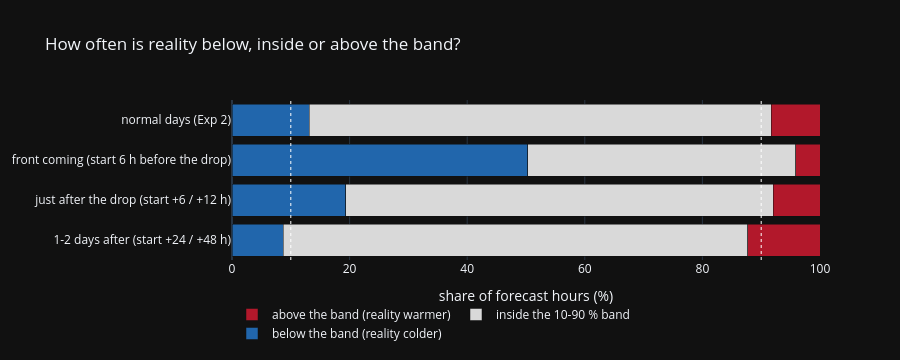

Notebook cell for this chart:
### Markdown cell above
## Summary: below, inside, above the band

Honest = 10 % / 80 % / 10 % (dotted lines).

### Code cell
fig = go.Figure()
names = list(GROUPS)[::-1]
for lab, idx, colr in [("below the band (reality colder)", [0], "#2166ac"), ("inside the 10-90 % band", list(range(1, 9)), "#d9d9d9"),
                       ("above the band (reality warmer)", [9], "#b2182b")]:
    fig.add_trace(go.Bar(y=names, x=[share[g][idx].sum() for g in names], orientation="h", name=lab, marker_color=colr,
                         hovertemplate="%{y}: %{x:.1f} %<extra>" + lab + "</extra>"))
for x in (10, 90):
    fig.add_vline(x=x, line={"color": "white", "dash": "dot", "width": 1})
fig.update_layout(barmode="stack", height=360, template="plotly_dark", legend={"orientation": "h", "y": -0.25},
                  xaxis={"title": "share of forecast hours (%)", "range": [0, 100]},
                  title="How often is reality below, inside or above the band?")
fig.write_html(FIG / "exp11_band_summary.html", include_plotlyjs="cdn")
fig.show()

### Figure 1 — Plotly figure (JSON) as saved in the notebook; plotly's stock layout.template omitted (floating-point values rounded to 4 significant figures)
{"data": [{"hovertemplate": "%{y}: %{x:.1f} %<extra>below the band (reality colder)</extra>", "marker": {"color": "#2166ac"}, "name": "below the band (reality colder)", "orientation": "h", "type": "bar", "x": [8.682, 19.32, 50.28, 13.17], "y": ["1-2 days after (start +24 / +48 h)", "just after the drop (start +6 / +12 h)", "front coming (start 6 h before the drop)", "normal days (Exp 2)"]}, {"hovertemplate": "%{y}: %{x:.1f} %<extra>inside the 10-90 % band</extra>", "marker": {"color": "#d9d9d9"}, "name": "inside the 10-90 % band", "orientation": "h", "type": "bar", "x": [78.99, 72.69, 45.57, 78.52], "y": ["1-2 days after (start +24 / +48 h)", "just after the drop (start +6 / +12 h)", "front coming (start 6 h before the drop)", "normal days (Exp 2)"]}, {"hovertemplate": "%{y}: %{x:.1f} %<extra>above the band (reality warmer)</extra>", "marker": {"color": "#b2182b"}, "name": "above the band (reality warmer)", "orientation": "h", "type": "bar", "x": [12.33, 7.985, 4.151, 8.309], "y": ["1-2 days after (start +24 / +48 h)", "just after the drop (start +6 / +12 h)", "front coming (start 6 h before the drop)", "normal days (Exp 2)"]}], "layout": {"barmode": "stack", "height": 360, "legend": {"orientation": "h", "y": -0.25}, "shapes": [{"line": {"color": "white", "dash": "dot", "width": 1}, "type": "line", "x0": 10, "x1": 10, "xref": "x", "y0": 0, "y1": 1, "yref": "y domain"}, {"line": {"color": "white", "dash": "dot", "width": 1}, "type": "line", "x0": 90, "x1": 90, "xref": "x", "y0": 0, "y1": 1, "yref": "y domain"}], "title": {"text": "How often is reality below, inside or above the band?"}, "xaxis": {"range": [0, 100], "title": {"text": "share of forecast hours (%)"}}}}
